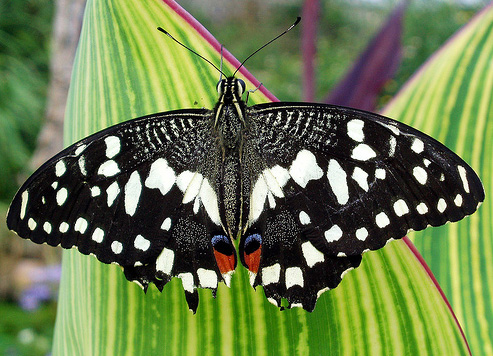
#> input picture Salman's Notes/data/images/butterfly.jpg, 493 x 356 px
$ jupyter execute '03 - Edge Detection.ipynb'   (older library calls are emulated)
#> lines starting #> are read from the running program, lines starting #| are printed output that depends on the picture
# **Edge Detection**

[cell 1]
import numpy as np
import matplotlib.pyplot as plt
import cv2

**Edge detection** in image processing is aimed at identifying boundaries within images. The edges in an image represent significant changes in intensity or color, which often correspond to object boundaries or transitions between different regions.

---

**Filter-based methods** are a category of techniques used in image processing for tasks such as edge detection, noise reduction, and feature extraction. These methods involve the application of convolutional filters to an input image. This process highlights certain features or characteristics within the image.

The three common filter-based methods are as follows:
- Sobel Operator: The Sobel operator is a popular filter for edge detection. It consists of two 3x3 convolutional kernels (one for horizontal changes and the other for vertical changes) that approximate the gradient of the image. The combined gradient magnitude helps identify edges
- Prewitt Operator: Similar to the Sobel operator, the Prewitt operator is used for edge detection. It employs two 3x3 convolutional kernels to calculate the gradient, emphasizing horizontal and vertical edges.
- Roberts Operator: A pair of 2x2 convolutional kernels to the input image. Particularly effective for detecting edges with diagonal orientiations.

---

The Gaussian filter is commonly used for smoothing or blurring an image. It is applied to reduce noise and remove fine details. Gaussian smoothing is often used as a preprocessing step before edge detection to improve the robustness of the algorithm

### **Applying a Custom Kernel**

In OpenCV, the `filter2D` function is commonly used to apply a custom kernel for convolution operations, including edge detection. This function convolves a kernel with an image, allowing you to perform various image processing tasks, such as blurring, sharpening, and edge detection

`cv2.filter2D(src, ddept, kernel)`
- src: The input image
- ddept: The desired depth of the output image. Write '-1' to keep the same depth as that of the input image.
- kernel: The convolution kernel

For this demonstration, let us use the same kernels used for the Sobel Operator.

[cell 2]
img_GRAY = cv2.imread('data/images/butterfly.jpg', cv2.IMREAD_GRAYSCALE)
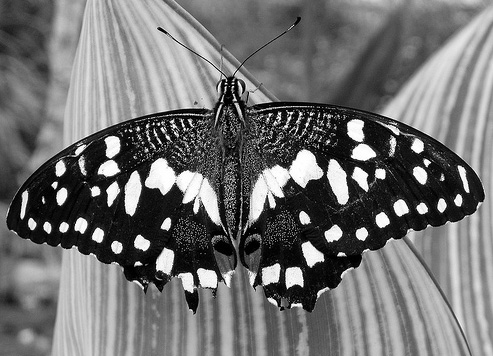
#> img_GRAY: shape (356, 493); min 0, max 255, mean 113.3

list_x = [[-1, 0, 1], [-2, 0, 2], [-1, 0, 1]]
kernel_x = np.array(list_x)

list_y = [[-1, -2, -1], [0, 0, 0], [1, 2, 1]]
kernel_y = np.array(list_y)

We will now apply the kernel to the image in both directions and take the magnitude of the result

[cell 3]
edges_x = cv2.filter2D(img_GRAY, cv2.CV_64F, kernel_x)
edges_y = cv2.filter2D(img_GRAY, cv2.CV_64F, kernel_y)
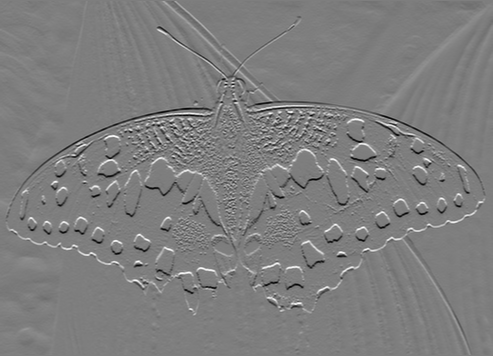
#> edges_y: shape (356, 493) float64; min -978, max 996, mean 0; drawn with min black and max white

edges_mag = np.sqrt(edges_x ** 2 + edges_y ** 2)

Let us visualize the effect of each kernel as well as their magnitude

[cell 4]
fig, (ax1, ax2, ax3, ax4) = plt.subplots(nrows = 1, ncols = 4, figsize = (20, 6))

ax1.imshow(img_GRAY, cmap = 'gray')
ax1.set_title("Original Image")
ax1.axis('off')

ax2.imshow(edges_x, cmap = 'gray')
ax2.set_title("Horizontal Edge Detection")
ax2.axis('off')

ax3.imshow(edges_y, cmap = 'gray')
ax3.set_title("Vertical Edge Detection")
ax3.axis('off')

ax4.imshow(edges_mag, cmap = 'gray')
ax4.set_title("Gradient Magnitude")
ax4.axis('off');

### **Sobel Operator**

The **Sobel operator** is a popular edge detection filter, and in OpenCV, it is implemented through the `cv2.Sobel` function. This operator is used to compute an approximation of the gradient of the image intensity, highlighting regions of significant intensity change, which often correspond to edges. The Sobel operator is especially effective for detecting edges in horizontal and vertical directions.

`cv2.Sobel(src, ddept, dx, dy, ksize = )`
- src: The input image
- ddept: The dept of the output image
- dx: Specifies whether to apply the Sobel operator along the x-direction (1 or 0)
- dy: Specifies whether to appply the Sobel operator along the y-direction (1 or 0)

[cell 5]
img_GRAY = cv2.imread('data/images/fishes.jpg', cv2.IMREAD_GRAYSCALE)
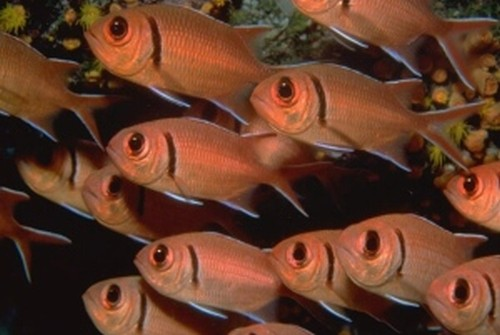
#> input picture midterm prep/data/images/fishes.jpg, 500 x 335 px, found by its file name
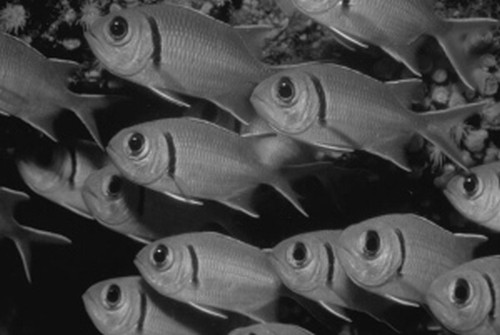
#> img_GRAY: shape (335, 500); min 7, max 214, mean 70

edges_x = cv2.Sobel(img_GRAY, cv2.CV_64F, 1, 0, ksize = 3)
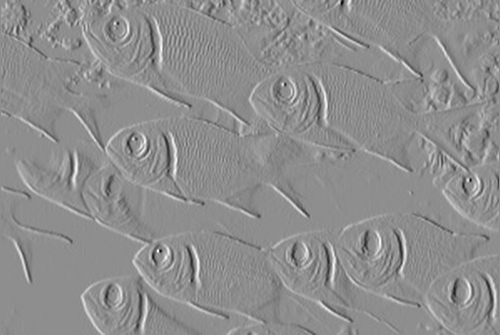
#> edges_x: shape (335, 500) float64; min -457, max 362, mean 0.6; drawn with min black and max white
edges_y = cv2.Sobel(img_GRAY, cv2.CV_64F, 0, 1, ksize = 3)
#> edges_y: shape (335, 500) float64

edges_mag = np.sqrt(edges_x ** 2 + edges_y ** 2)
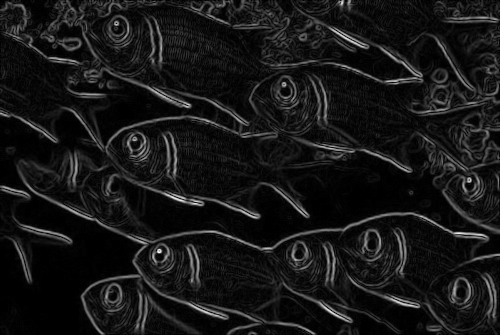
#> edges_mag: shape (335, 500) float64; min 0, max 531.8, mean 48.2; drawn with min black and max white

Let us visualize each kernel effect separately

[cell 6]
plt.figure(figsize = (20, 6))

plt.subplot(141)
plt.imshow(img_GRAY, cmap = 'gray')
plt.title('Original Image (Grayscale)')
plt.axis('off')

plt.subplot(142)
plt.imshow(edges_x, cmap = 'gray')
plt.title('Horizontal Edge Detection')
plt.axis('off')

plt.subplot(143)
plt.imshow(edges_y, cmap = 'gray')
plt.title('Vertical Edge Detection')
plt.axis('off')

plt.subplot(144)
plt.imshow(edges_mag, cmap = 'gray')
plt.title('Image Gradient')
plt.axis('off');

When both dx and dy are set to 1 in the Sobel operator, it means that you are computing the gradients in both the x (horizontal) and y (vertical) directions simultaneously

[cell 7]
img_GRAY = cv2.imread('data/images/fishes.jpg', cv2.IMREAD_GRAYSCALE)
edges_xy = cv2.Sobel(img_GRAY, cv2.CV_64F, 1, 1)
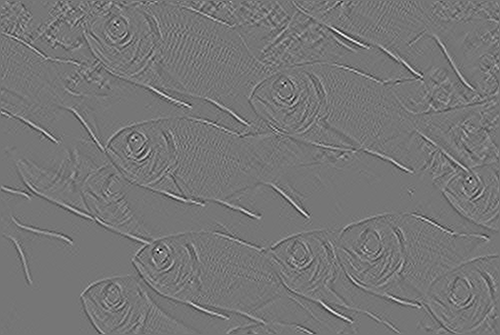
#> edges_xy: shape (335, 500) float64; min -118, max 135, mean 0; drawn with min black and max white

plt.imshow(edges_xy, cmap = 'gray')
plt.axis('off')
plt.title("Horizontal and Vertical Edge Dection");

### **Canny Edge Detector**

The **Canny Edge Detector** is an edge detection algorithm that aims to identify the edges in an image. It well-known for its ability to detect edges accurately while minimizing false positives.

In OpenCV, the Canny Edge Detector is implemented using the `cv2.Canny()` function.

`cv2.Canny(image, threshold1, threshold2)`
- image: the source image
- threshold1: ...
- threshold2: ...

A high-level view of the algorithm is given below:
1. Smoothing (Gaussian Blur)
    - The first step is to apply a Gaussian Blur to the input image. This helps reduce noise and small variations in intensity, leaving only the strong edges in the image.
2. Gradient Calculation
    - After smoothing, the next step is to calculate the gradient of the image. The gradient represents the rate of change of intensity at each pixel. Commonly, the Sobel operator is used to compute the gradient in both the horizontal and vertical directions.
    - From the gradients, the edge strength and orientation at each pixel are calculated. The edge strength is the magnitude of the gradient, and the orientation is the direction of the gradient
3. Non-Maximum Suppression
    - Non-maximum suppression is applied to thin the edges. For each pixel, the algorithm checks if the edge strength is the maximum in the direction of the gradient. If not, the pixel value is suppressed, reducing the width of the detected edges
4. Double Thresholding
    - A double thresholding mechanism is used to classify pixels as strong, weak, or non-edges. If the edge strength is above a high threshold, the pixel is considered a strong edge. If the strength is below a low threshold, it is classified as a non-edge. Pixels with values between the high and low thresholds are labeled as weak edges
5. Edge Tracking by Hysteresis
    - The final step is edge tracking by hysteresis. It involves connecting strong edges and suppressing weak edges. Weak edges are included in the final edge map only if they are connected to strong edges. This helps eliminate isolated weak responses caused by noise

[cell 8]
img = cv2.imread('data/images/butterfly.jpg')
#> img is the input picture: shape (356, 493, 3); mean B, G, R 76.9, 123.5, 106.9
img_with_edges = cv2.Canny(img, threshold1 = 50, threshold2 = 150)
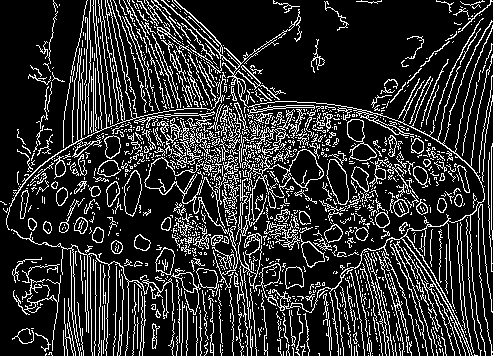
#> img_with_edges: shape (356, 493); 18.2% white in thin lines or dots


plt.figure(figsize = (25, 6))

plt.subplot(121)
plt.title("Original Image (BGR)")
plt.imshow(img)
plt.axis('off')

plt.subplot(122)
plt.title("Image w/ Edges")
plt.imshow(img_with_edges)
plt.axis('off');
#> figure, not shown here; B, G, R data is drawn as R, G, B

How can we improve on the result above? The first thing we can do is add on our own blur to the input image. Keep in mind that the `cv2.Canny()` function does apply its own blur as well. The second thing is to use more judicious values for the thresholds.

The lower threshold is set to to be the maximum of 0 and 70% of the median value of the image. The upper threshold is set to be the minimum of 255 and 1.3 times the median value of the image.

[cell 9]
img = cv2.imread('data/images/butterfly.jpg')
img_blurred = cv2.GaussianBlur(img, (5,5), 2)
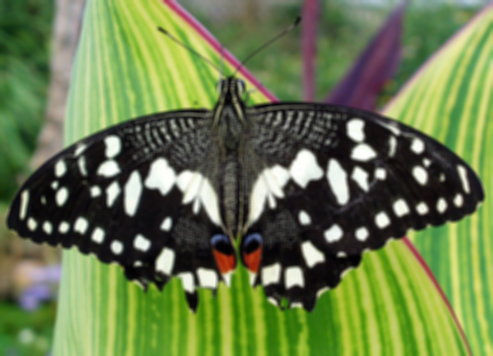
#> img_blurred: shape (356, 493, 3); mean B, G, R 76.9, 123.5, 106.9

img_with_edges_1 = cv2.Canny(img, 50, 150)

median_value = np.median(img)
#> median_value = 93
lower_threshold = int(max(0, 0.7 * median_value))
#> lower_threshold = 65
upper_threshold = int(min(255, 1.3 * median_value))
#> upper_threshold = 120

img_with_edges_2 = cv2.Canny(img_blurred, lower_threshold, upper_threshold)
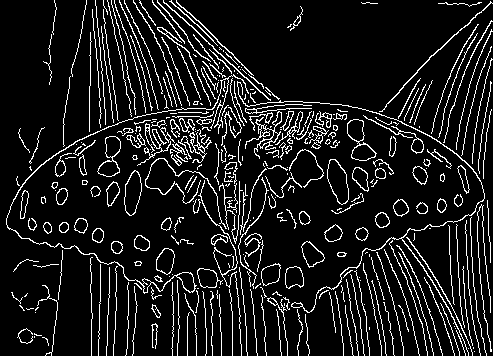
#> img_with_edges_2: shape (356, 493); 10.7% white in thin lines or dots

plt.figure(figsize = (25, 6))

plt.subplot(131)
plt.title("Original Image (BGR)")
plt.imshow(img)
plt.axis('off')

plt.subplot(132)
plt.title("Image w/ Edges (Version 1)")
plt.imshow(img_with_edges_1)
plt.axis('off')

plt.subplot(133)
plt.title("Image w/ Edges (Version 2)")
plt.imshow(img_with_edges_2)
plt.axis('off');
#> figure, not shown here; B, G, R data is drawn as R, G, B
